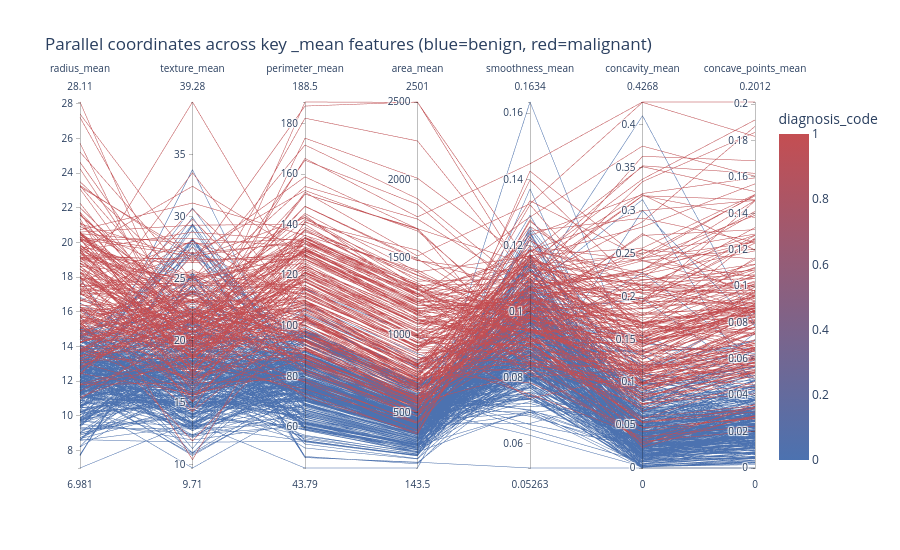

Notebook code cell kept with this figure:
### Markdown cell above
## 6. Parallel Coordinates: Many Features at Once

Parallel coordinates plots let us look at several features simultaneously by drawing one
axis per feature and one connected line per patient. Lines that follow visibly different
paths for benign vs. malignant patients indicate the feature set, taken together,
discriminates well.

### Code cell
pc_features = ["radius_mean", "texture_mean", "perimeter_mean", "area_mean",
               "smoothness_mean", "concavity_mean", "concave_points_mean"]

pc_df = df[pc_features].copy()
pc_df["diagnosis_code"] = df["diagnosis"].map({"benign": 0, "malignant": 1})

fig = px.parallel_coordinates(
    pc_df, color="diagnosis_code", dimensions=pc_features,
    color_continuous_scale=[(0.0, "#4C72B0"), (1.0, "#C44E52")],
    title="Parallel coordinates across key _mean features (blue=benign, red=malignant)",
)
fig.update_layout(height=550)
fig.show()

### Figure 1 — Plotly figure (JSON) as saved in the notebook; plotly's stock layout.template omitted (floating-point values rounded to 4 significant figures; data arrays with more than 128 entries replaced by an {"elided": "..."} marker saying what was removed)
{"data": [{"dimensions": [{"label": "radius_mean", "values": {"elided": "569 float values"}}, {"label": "texture_mean", "values": {"elided": "569 float values"}}, {"label": "perimeter_mean", "values": {"elided": "569 float values"}}, {"label": "area_mean", "values": {"elided": "569 float values"}}, {"label": "smoothness_mean", "values": {"elided": "569 float values"}}, {"label": "concavity_mean", "values": {"elided": "569 float values"}}, {"label": "concave_points_mean", "values": {"elided": "569 float values"}}], "domain": {"x": [0, 1], "y": [0, 1]}, "line": {"color": {"elided": "569 int values"}, "coloraxis": "coloraxis"}, "name": "", "type": "parcoords"}], "layout": {"coloraxis": {"autocolorscale": false, "colorbar": {"title": {"text": "diagnosis_code"}}, "colorscale": [[0, "#4C72B0"], [1, "#C44E52"]]}, "height": 550, "legend": {"tracegroupgap": 0}, "title": {"text": "Parallel coordinates across key _mean features (blue=benign, red=malignant)"}}}
